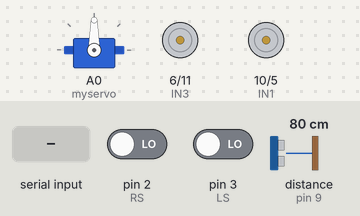
Recording of a sketch running on a simulated Arduino Uno, built with avr-gcc and run on an emulated ATmega328P. Parts: servo, motor-driver pin pairs drawn as motors (green arrow = first pin HIGH = forward, orange = second pin HIGH = backward, longer = more drive). The test bench sets the inputs (shaded band); at power-on: pin 2 (RS) LOW, pin 3 (LS) LOW, distance to the obstacle (sensor on pin 9) 80 cm. The echo pulse lasts 58.3 µs per cm.

Above: at 1.2 s.
1.3 s: "F" received over Serial
At 1.6 s:
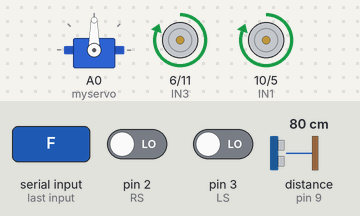
2.8 s: "B" received over Serial
At 4.0 s:
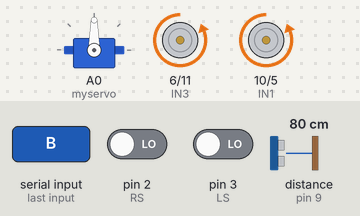
4.3 s: "L" received over Serial
At 5.1 s:
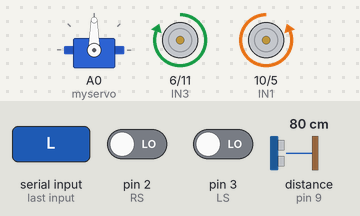
5.8 s: "R" received over Serial
At 6.3 s:
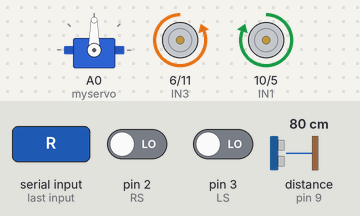
7.3 s: "W" received over Serial
Timing chart, 0 to 7.4 s (numbered marks = the images above; inputs shaded):
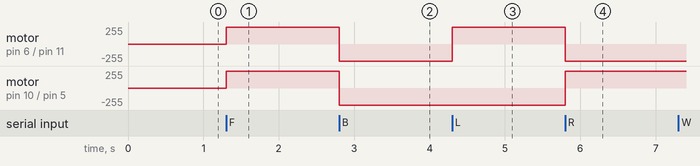

Measured:
- after the input at 1.3 s, motor on pin 6 (IN3) / pin 11 (IN4), motor on pin 10 (IN1) / pin 5 (IN2): stopped → forward 255/255 at once
- after the input at 2.8 s, motor on pin 6 (IN3) / pin 11 (IN4), motor on pin 10 (IN1) / pin 5 (IN2): forward 255/255 → backward 255/255 at once
- after the input at 4.3 s, motor on pin 6 (IN3) / pin 11 (IN4): backward 255/255 → forward 255/255 at once
- after the input at 5.8 s, motor on pin 6 (IN3) / pin 11 (IN4): forward 255/255 → backward 255/255 at once; motor on pin 10 (IN1) / pin 5 (IN2): backward 255/255 → forward 255/255 at once

The sketch:

RobotCode.ino
```cpp
#include<Servo.h>
Servo myservo;
#define IN1 10   // Forward Pin For Left Motor
#define IN2 5    // Backward Pin For Left Motor
#define IN3 6    // Forward Pin For Right Motor
#define IN4 11   // Backward Pin For Right Motor
#define RS  2    // Right IR Sensor Pin
#define LS  3    // Left IR Sensor Pin
#define echo 9     //Echo pin
#define trigger 8  //Trigger pin
char mode;         //  Variable to Store mode value
int distance_L, distance_F = 30, distance_R;
long distance;
int set = 20;   // Minimum Distance for Ultrasonic sensor to stop
int flag;
int pos;        //  Variable to Store first angle of servo
void setup() {
  // Begin Serial to take bluetooth commands
  Serial.begin(9600);
  // configrate Input And Output Pins
  pinMode(echo, INPUT );
  pinMode(trigger, OUTPUT);
  pinMode(RS, INPUT);
  pinMode(LS, INPUT);
  pinMode(IN1, OUTPUT);
  pinMode(IN2, OUTPUT);
  pinMode(IN3, OUTPUT);
  pinMode(IN4, OUTPUT);
  myservo.attach(A0);
}
// Function to return distance that ultrasonic sensor detect
long Ultrasonic_read() {
  digitalWrite(trigger, LOW);
  delayMicroseconds(2);
  digitalWrite(trigger, HIGH);
  delayMicroseconds(10);
  digitalWrite(trigger, LOW);
  distance = pulseIn (echo, HIGH);
  return (distance  / 29 / 2);
}

void Forward() {
  // Forward
  digitalWrite(IN1, 1);
  digitalWrite(IN2, 0);
  digitalWrite(IN3, 1);
  digitalWrite(IN4, 0);
}
void Backward() {
  // Backward
  digitalWrite(IN1, 0);
  digitalWrite(IN2, 1);
  digitalWrite(IN3, 0);
  digitalWrite(IN4, 1);
}
void Right() {
  // Turn Right
  digitalWrite(IN1, 1);
  digitalWrite(IN2, 0);
  digitalWrite(IN3, 0);
  digitalWrite(IN4, 1);
}
void Left() {
  // Turn Left
  digitalWrite(IN1, 0);
  digitalWrite(IN2, 1);
  digitalWrite(IN3, 1);
  digitalWrite(IN4, 0);
}
void Stop() {
  // Stop
  digitalWrite(IN1, 0);
  digitalWrite(IN2, 0);
  digitalWrite(IN3, 0);
  digitalWrite(IN4, 0);
}

void loop() {

  mode = Serial.read();   // Reading mode From HC-05
  if (mode == 'F' || mode == 'B' || mode == 'L' || mode == 'R') {
    flag = 0;   // Changing flag value to 0 in Manual Mode
  }
  else if ( mode == 'W') {
    flag = 1;    // Changing flag value to 1 in Line Folloer Mode
  }
  else if (mode == 'U') {
    flag = 2;    // Changing flag value to 2 in Obstacle Avoider Mode
  }
  if (flag == 0) {           // Manual Mode
    switch (mode) {
      case 'F':
        Forward();
        break;
      case 'B':
        Backward();
        break;
      case 'R':
        Right();
        break;
      case 'L':
        Left();
        break;
      case 'S':
        Stop();
        break;
    }
  }
  else if (flag == 1) {         // Line Follower Mode
    int V1 = digitalRead(RS);
    int V2 = digitalRead(LS);
    if (V1 == 0 && V2 == 0 )
    {
      // Go Forward
      analogWrite(IN1, 255);
      analogWrite(IN2, 0);
      analogWrite(IN3, 255);
      analogWrite(IN4, 0);
      analogWrite(IN1, 70);
      analogWrite(IN3, 70);
    }
    // Turn Right
    else if (V1 == 1 && V2 == 0 )
    {
      analogWrite(IN1, 255);
      analogWrite(IN2, 0);
      analogWrite(IN3, 0);
      analogWrite(IN4, 255);
      analogWrite(IN1, 65);
      analogWrite(IN4, 65);
    }
    else if (V1 == 0 && V2 == 1 )
    {
      // Turn Left
      analogWrite(IN1, 0);
      analogWrite(IN2, 60);
      analogWrite(IN3, 60);
      analogWrite(IN4, 0);
    }
    else if (V1 == 1 && V2 == 1 )
    {
      // Go Forward
      analogWrite(IN1, 255);
      analogWrite(IN2, 0);
      analogWrite(IN3, 255);
      analogWrite(IN4, 0);
      analogWrite(IN1, 70);
      analogWrite(IN3, 70);
    }
  }
  else if (flag == 2) {            // Obstacle Avoider Mode
    distance_F = Ultrasonic_read();   //check initial distance
    if (distance_F > set) {
      Forward();
    }
    else {
      Stop();
      delay(100);
      // Distance calculation left and right Side
      for (pos = 90; pos <= 180; pos += 1) {
        myservo.write(pos);
        delay(15);
      }
      distance_L = Ultrasonic_read();
      delay(100);
      for (pos = 180; pos >= 0; pos -= 1) {
        myservo.write(pos);
        delay(15);
      }
      distance_R = Ultrasonic_read();
      delay(100);
      for (pos = 0; pos <= 90; pos += 1) {
        myservo.write(pos);
        delay(15);
      }
      delay(100);
      if (distance_L > distance_R) {
        // Go Left Side if it is clear
        Left();
        delay(600);
      }
      else if (distance_R > distance_L) {
        // Go Right Side if it is clear
        Right();
        delay(600);
      }
      else {
        // Go back and turn right
        Backward();
        delay(600);
        Right();
        delay(600);
      }

    }

    delay(10);
  }
}
```
